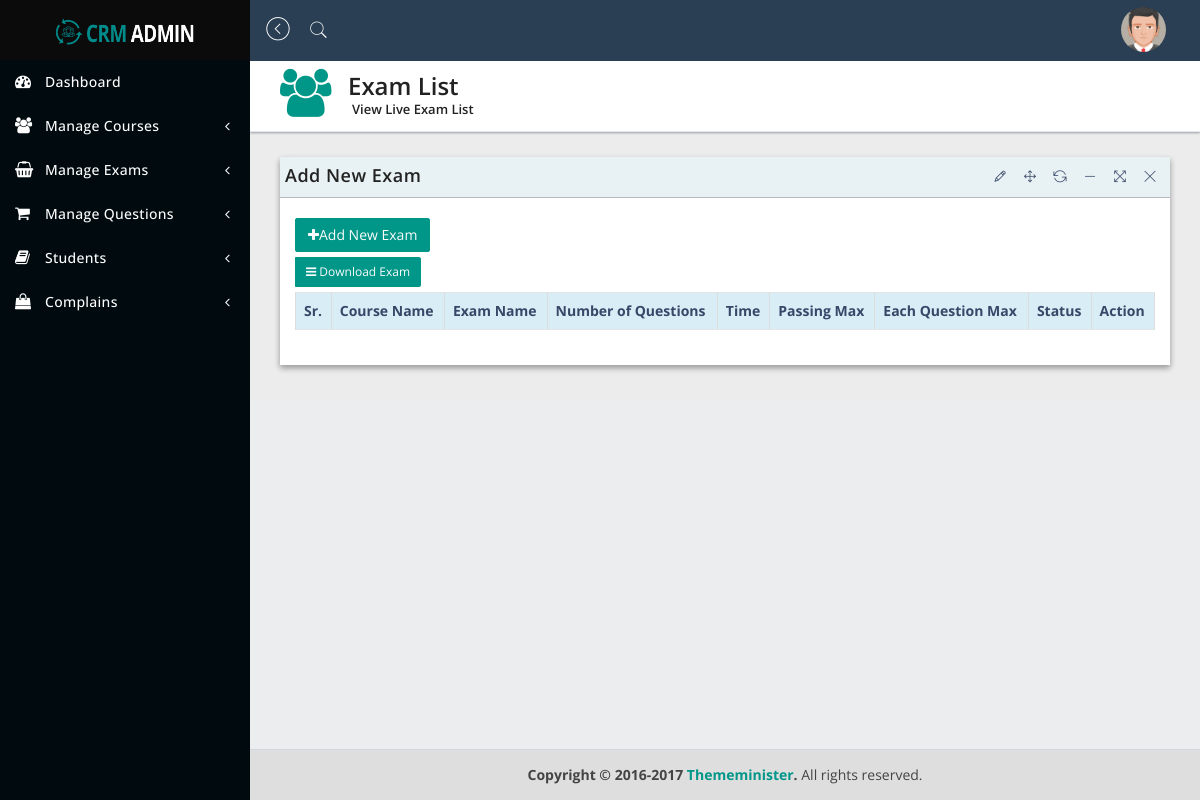
/view_live_exam.php (signed in), run on an earlier commit of the app's database.
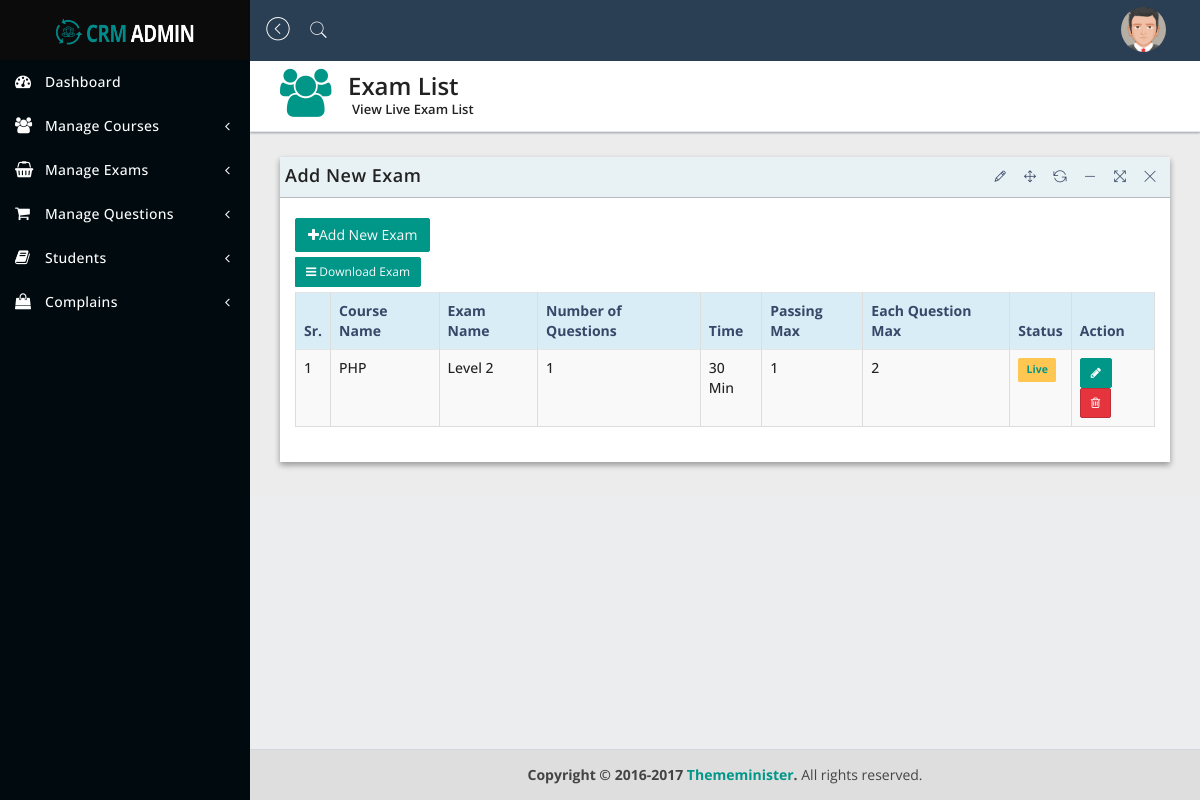
And on a later commit of the database.
### tables this page shows
CREATE TABLE `add_course` (
  `id` int(10) NOT NULL,
  `cname` varchar(250) NOT NULL
);

CREATE TABLE `add_new_exam` (
  `id` int(10) NOT NULL,
  `course_id` varchar(250) NOT NULL,
  `ename` varchar(250) NOT NULL,
  `nquestion` varchar(250) NOT NULL,
  `exam_time` varchar(250) NOT NULL,
  `pmax` varchar(250) NOT NULL,
  `status` varchar(250) NOT NULL DEFAULT '0',
  `equestionm` varchar(250) NOT NULL
);

### view_live_exam.php (the view, shortened to what this page needs)
<?php
include('includes/header.php');
include('includes/sidebar.php');
include('includes/connection.php');
$sel = "SELECT * FROM add_new_exam";
$query = mysqli_query($db,$sel);
?>
   <div class="content-wrapper">
      <section class="content-header">
         <div class="header-icon">
            <i class="fa fa-users"></i>
         </div>
         <div class="header-title">
            <h1>Exam List</h1>
            <small>View Live Exam List</small>
         </div>
      </section>
      <section class="content">
         <div class="row">
            <div class="col-sm-12">
               <div class="panel panel-bd lobidrag">
                  <div class="panel-heading">
                     <div class="btn-group" id="buttonexport">
                        <a href="#">
                           <h4>Add New Exam</h4>
                        </a>
                     </div>
                  </div>
                  <div class="panel-body">
                     <div class="btn-group">
                        <div class="buttonexport" id="buttonlist">
                           <a class="btn btn-add" href="add_new_exam.php"> <i class="fa fa-plus"></i>Add New Exam
                           </a>
                        </div>
                        <button class="btn btn-exp btn-sm dropdown-toggle" data-toggle="dropdown"><i class="fa fa-bars">&nbsp;</i>Download Exam</button>
                     </div>
                     <br>
                     <div class="table-responsive">
                        <table id="dataTableExample1" class="table table-bordered table-striped table-hover">
                           <thead>
                              <tr class="info">
                                 <th>Sr.</th>
                                 <th>Course Name</th>
                                 <th>Exam Name</th>
                                 <th>Number of Questions</th>
                                 <th>Time</th>
                                 <th>Passing Max</th>
                                 <th>Each Question Max</th>
                                 <th>Status</th>
                                 <th>Action</th>
                              </tr>
                           </thead>
                           <?php
                              $sr = 1;
                              while( $row = mysqli_fetch_array($query,MYSQLI_BOTH))
                              {
                                 $courseId = $row['course_id'];
                                 $selExamName = mysqli_query($db,"SELECT * FROM add_course WHERE id = '$courseId'");
                                 while($getExamName = mysqli_fetch_array($selExamName,MYSQLI_BOTH))
                                 {
                           ?>
                           <tbody>
                              <tr>
                                 <td><?php echo $sr++;?></td>
                                 <td><?php echo $getExamName['cname'] ?></td>
                                 <td><?php echo $row['ename']; ?></td>
                                 <td><?php echo $row['nquestion']; ?></td>
                                 <td><?php echo $row['exam_time']; ?></td>
                                 <td><?php echo $row['pmax']; ?></td>
                                 <td><?php echo $row['equestionm']; ?></td>
                                 <td>
                                    <span class="label-warning label label-default">
                                    <?php if($row['status'] == '1')
                                    {
                                    echo "<a href='code.php?flag=17&status=0&id=$row[id]'>Pause</a>";
                                    }
                                    else
                                    {
                                    echo "<a href='code.php?flag=17&status=1&id=$row[id]'>Live</a>";
                                    } ?></span>
                                 </td>
                                 <td>
                                    <button type="button" class="btn btn-add btn-sm" data-toggle="modal" data-target="#<?php echo $row['id'] ?>"><i class="fa fa-pencil"></i></button>
                                    <button type="button" class="btn btn-danger btn-sm" data-toggle="modal" data-target="#customer2"><i class="fa fa-trash-o"></i> </button>
                                 </td>
                              </tr>
                              <?php
                              }
                           }
                           ?>
                           </tbody>
                        </table>
                     </div>
                  </div>
               </div>
            </div>
         </div>
      </section>
   </div>
   <?php include('includes/footer.php'); ?>

### includes/header.php (shortened to what this page needs)
<!DOCTYPE html>
<html lang="en">
<head>
      <link href="assets/plugins/jquery-ui-1.12.1/jquery-ui.min.css" rel="stylesheet" type="text/css"/>
      <link href="assets/bootstrap/css/bootstrap.min.css" rel="stylesheet" type="text/css"/>
      <link href="assets/plugins/lobipanel/lobipanel.min.css" rel="stylesheet" type="text/css"/>
      <link href="assets/plugins/pace/flash.css" rel="stylesheet" type="text/css"/>
      <link href="assets/font-awesome/css/font-awesome.min.css" rel="stylesheet" type="text/css"/>
      <link href="assets/pe-icon-7-stroke/css/pe-icon-7-stroke.css" rel="stylesheet" type="text/css"/>
      <link href="assets/themify-icons/themify-icons.css" rel="stylesheet" type="text/css"/>
      <link href="assets/plugins/emojionearea/emojionearea.min.css" rel="stylesheet" type="text/css"/>
      <link href="assets/plugins/monthly/monthly.css" rel="stylesheet" type="text/css"/>
      <link href="assets/dist/css/stylecrm.css" rel="stylesheet" type="text/css"/>
   </head>
   <body class="hold-transition sidebar-mini">
      <div class="wrapper">
         <header class="main-header">
            <a href="dashboard.php" class="logo">
               <span class="logo-lg">
               <img src="assets/dist/img/logo.png" alt="">
               </span>
            </a>
            <nav class="navbar navbar-static-top">
               <a href="#" class="sidebar-toggle" data-toggle="offcanvas" role="button">
                  <span class="pe-7s-angle-left-circle"></span>
               </a>
               <a href="#search"><span class="pe-7s-search"></span></a>
             <div class="navbar-custom-menu">
                  <ul class="nav navbar-nav">
                     <li class="dropdown dropdown-user">
                        <a href="#" class="dropdown-toggle" data-toggle="dropdown">
                        <img src="assets/dist/img/avatar5.png" class="img-circle" width="45" height="45" alt="user"></a>
                     </li>
                  </ul>
               </div>
            </nav>
         </header>

### includes/sidebar.php (shortened to what this page needs)
<aside class="main-sidebar">
           <div class="sidebar">
           <?php
           if( $_SESSION['role'] == 1)
           {
           ?>
              <ul class="sidebar-menu">
                 <li class="active">
                    <a href="dashboard.php"><i class="fa fa-tachometer"></i><span>Dashboard</span>
                    </a>
                 </li>
                 <li class="treeview">
                    <a href="#">
                    <i class="fa fa-users"></i><span>Manage Courses</span>
                    <span class="pull-right-container">
                    <i class="fa fa-angle-left pull-right"></i>
                    </span>
                    </a>
                 </li>
                 <li class="treeview">
                    <a href="#">
                    <i class="fa fa-shopping-basket"></i><span>Manage Exams</span>
                    <span class="pull-right-container">
                    <i class="fa fa-angle-left pull-right"></i>
                    </span>
                    </a>
                 </li>
                 <li class="treeview">
                    <a href="#">
                    <i class="fa fa-shopping-cart"></i><span>Manage Questions</span>
                    <span class="pull-right-container">
                    <i class="fa fa-angle-left pull-right"></i>
                    </span>
                    </a>
                 </li>
                 <li class="treeview">
                    <a href="#">
                    <i class="fa fa-book"></i><span>Students</span>
                    <span class="pull-right-container">
                    <i class="fa fa-angle-left pull-right"></i>
                    </span>
                    </a>
                 </li>
                 <li class="treeview">
                    <a href="#">
                    <i class="fa fa-shopping-bag"></i><span>Complains</span>
                    <span class="pull-right-container">
                    <i class="fa fa-angle-left pull-right"></i>
                    </span>
                    </a>
                 </li>
              </ul>
              <?php } ?>
           </div>
        </aside>

### includes/footer.php (shortened to what this page needs)
<footer class="main-footer">
            <strong>Copyright &copy; 2016-2017 <a href="#">Thememinister</a>.</strong> All rights reserved.
         </footer>
      </div>
   </body>
</html>

What changed in the data, as far as the page shows it:
added add_new_exam: ename "Level 2", nquestion "1", exam_time "30 Min", pmax "1", equestionm "2"
added add_course: cname "PHP"
